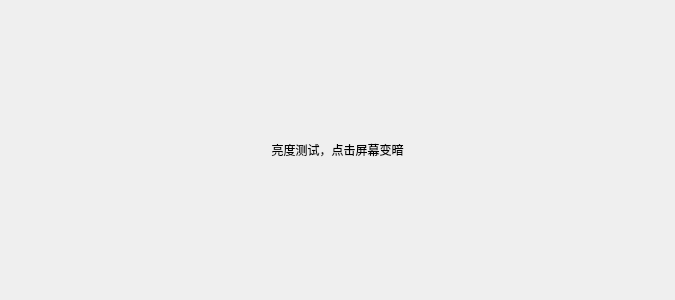
<?xml version="1.0" encoding="UTF-8"?>
<ui version="4.0">
 <class>TestBrightnessPage</class>
 <widget class="QWidget" name="TestBrightnessPage">
  <property name="geometry">
   <rect>
    <x>0</x>
    <y>0</y>
    <width>675</width>
    <height>300</height>
   </rect>
  </property>
  <property name="windowTitle">
   <string>Form</string>
  </property>
  <layout class="QVBoxLayout" name="verticalLayout">
   <property name="spacing">
    <number>0</number>
   </property>
   <property name="margin">
    <number>0</number>
   </property>
   <item>
    <widget class="QPushButton" name="minusButton">
     <property name="sizePolicy">
      <sizepolicy hsizetype="Expanding" vsizetype="Expanding">
       <horstretch>0</horstretch>
       <verstretch>0</verstretch>
      </sizepolicy>
     </property>
     <property name="palette">
      <palette>
       <active/>
       <inactive/>
       <disabled/>
      </palette>
     </property>
     <property name="styleSheet">
      <string notr="true">:pressed{
background-color: rgb(255, 255, 255);
}</string>
     </property>
     <property name="text">
      <string>亮度测试，点击屏幕变暗</string>
     </property>
     <property name="flat">
      <bool>true</bool>
     </property>
    </widget>
   </item>
  </layout>
 </widget>
 <resources/>
 <connections/>
</ui>
